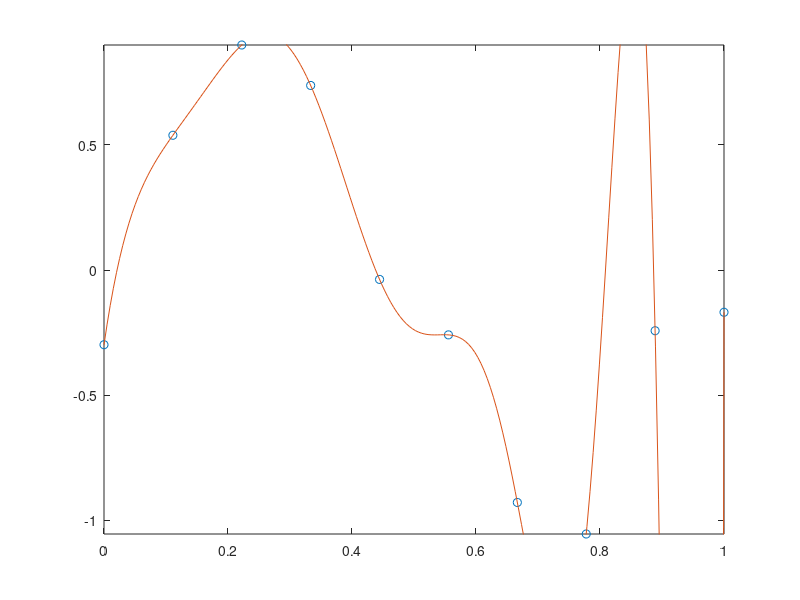

MATLAB code to generate this figure:
clear; close all; warning('off','all');

n = 10; 
x = linspace(0,1,n)';
y = sin(2*pi*x);
e = .2*randn(size(x));
t = y + e;

figure;
for M = 1:20
    plot(x,t,'o');
    phi = @(a)(bsxfun(@power,a,0:M-1));
    phix = phi(x);
    
    W = ((phix'*phix)\phix')*t;
    
    hold on;
    Xp = linspace(x(1),x(end),200)';
    phiXp = phi(Xp); Tp = phiXp*W;
    plot(Xp,Tp); axis([0 1 min(t) max(t)]);
    hold off; pause(0.5);
end
warning('on','all')
